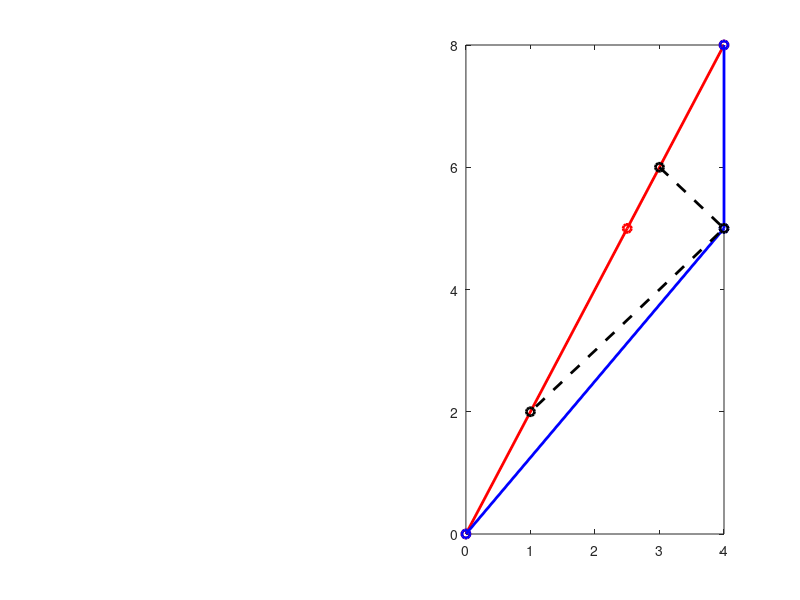

Source code (MATLAB): (Note: this script raises an error after producing the figure.)
%% can traveling twin ever become older?
%close all
% functions
gamma = @(v) 1./sqrt(1-v.^2);
UIF_vel = @(v1_in,v2_in) (v1_in+v2_in)/(1 + v1_in*v2_in);
rel_vel = @(vUIF_in,v2_in) (v2_in-vUIF_in)/(v2_in*vUIF_in-1);

%% twins start from shared accelerated Frame

% given (all in UIF's perspective)
v1_1 = 0.5;   % 1st twin's travel speed as v/c (as seen by UIF)
v1_2 = 0.5;   % 1st twin's travel speed as v/c (as seen by UIF)
v2_1 = 0.8;  % second twin's travel speed period dt1 as v/c (as seen by UIF)
v2_2 = 0;%UIF_vel(v1_1,v1_1); % second twin's travel speed period dt2 as v/c (as seen by UIF)
dtp_1 = 5; % seconds after 1st twin starts travel until dt2 starts starts (as seen by UIF)

% determined (all in UIF's perspective)
x1_1 = v1_1 * dtp_1;       % distance 1st twin travels from t0' to t1' (as seen by UIF)
x2_1 = v2_1 * dtp_1;       % distance 2nd twin travels from t0' to t1' (as seen by UIF)
dx_1 = x1_1 - x2_1;        % distance between twins at t1' (as seen by UIF)
dv12_1_to_2 = v2_2 - v1_2; % relative velocity between twins from t1' to t2' (as seen by UIF)
dtp_2 = dx_1 / dv12_1_to_2;% time it takes for twins to rendezvous (as seen by UIF)
total_dtp = dtp_1 + dtp_2; % total time elapsed for experiment (as seen by UIF)
x1_2 = v1_2 * dtp_2;       % distance 1st twin travels from t1' to t2' (as seen by UIF)
x2_2 = v2_2 * dtp_2;       % distance 2nd twin travels from t1' to t2' (as seen by UIF)
total_dxp = x1_1+x1_2;

% twins time differentials (as seen by UIF)
dt1_dtp_1 = 1 / gamma(v1_1); % 1st twin's dt/dt' at t1' and t2' (as seen by UIF)
dt1_dtp_2 = 1 / gamma(v1_2); % 1st twin's dt/dt' at t1' and t2' (as seen by UIF)
dt2_dtp_1 = 1 / gamma(v2_1); % 2nd twin's dt/dt' at t1' (as seen by UIF)
dt2_dtp_2 = 1 / gamma(v2_2); % 2nd twin's dt/dt' at t1' (as seen by UIF)

% twins aged by:
age1_1 = dt1_dtp_1 * dtp_1;   % 1st twin's change age at t1'
age1_2 = dt1_dtp_2 * dtp_2;   % 1st twin's change age at t2'
total_age1 = age1_1 + age1_2; % 2nd twin's total change age for entire trip
age2_1 = dt2_dtp_1 * dtp_1;   % 2nd twin's change age at t1'
age2_2 = dt2_dtp_2 * dtp_2;   % 2nd twin's change age at t2'
total_age2 = age2_1 + age2_2; % 2nd twin's total change age for entire trip

% determine light tx/receive to hit at turn around
mid_t = dtp_1;               % time of turn around point (as seen by UIF)
mid_x1 = x1_1;               % dist of 1st twin at t1' (as seen by UIF)
mid_x2 = x2_1;               % dist of 2nd twin at t1' (as seen by UIF)
slope1_1 = 1/v1_1;           % time-space slope 1st twin from t0' to t1' (as seen by UIF)
yint1_1 = mid_t - slope1_1 * mid_x1;
slope1_2 = 1/v1_2;           % time-space slope 1st twin from t1' to t2' (as seen by UIF)
yint1_2 = mid_t - slope1_2 * mid_x1;
slope_light_tx = -1;         % time-space slope of light emission (as seen by UIF)
yint_light_tx = mid_t - slope_light_tx * mid_x2;
slope_light_rx = 1;          % time-space slope of light return trip (as seen by UIF)
yint_light_rx = mid_t - slope_light_rx * mid_x2;
if isinf(slope1_1)
    UIF_t_tx = mid_t - mid_x2*slope_light_tx;
    UIF_x_tx = 0;
else
    M_mat = [slope_light_tx -1; slope1_1 -1];
    b_mat = [-yint_light_tx; -yint1_1];
    xy = M_mat \ b_mat;
    UIF_x_tx = xy(1);
    UIF_t_tx = xy(2);
end
if isinf(slope1_2)
    UIF_t_rx = mid_t + (total_dxp-mid_x2)*slope_light_rx;
    UIF_x_rx = total_dxp;
else
    M_mat = [slope_light_rx -1; slope1_2 -1];
    b_mat = [-yint_light_rx; -yint1_2];
    xy = M_mat \ b_mat;
    UIF_x_rx = xy(1);
    UIF_t_rx = xy(2);
end
t1_tx_a = UIF_t_tx * dt1_dtp_1;
t1_rx_a = UIF_t_rx * dt1_dtp_1;
slope_light_tx_check = (mid_t - UIF_t_tx) / (mid_x2 - UIF_x_tx);
slope_light_rx_check = (UIF_t_rx - mid_t) / (UIF_x_rx - mid_x2);

% plot results on space-time graph
fig = figure(1);
subplot(1,2,2);
hold off
plot([0 x1_1 total_dxp], [0 dtp_1 total_dtp],'r-o','LineWidth',2); % 1st twin's world line
hold on
plot([0 x2_1 total_dxp], [0 dtp_1 total_dtp],'b-o','LineWidth',2); % 2nd twin's world line
plot([UIF_x_tx mid_x2 UIF_x_rx],[UIF_t_tx mid_t UIF_t_rx],'k--o','LineWidth',2); % light path of laser to detect turn around point

% annotate age
h_arrow = annotation('textarrow','String',{'"Stationary" Twin''s','Elapsed Time:'...
    ,sprintf('%0.2f [Seconds]',age1_1)},'HorizontalAlignment','left','FontSize',14);
h_arrow.Parent = fig.CurrentAxes;
h_arrow.X = [x1_1+dtp_1/6 x1_1];
h_arrow.Y = [dtp_1-dtp_1/12 dtp_1];
h_arrow = annotation('textarrow','String',{'"Stationary" Twin''s','Elapsed Time:'...
    ,sprintf('%0.2f [Seconds]',total_age1)},'HorizontalAlignment','left','FontSize',14);
h_arrow.Parent = fig.CurrentAxes;
h_arrow.X = [total_dxp+dtp_1/6 total_dxp];
h_arrow.Y = [total_dtp-dtp_1/12 total_dtp];
h_arrow = annotation('textarrow','String',{'"Traveling" Twin''s','Elapsed Time:'...
    ,sprintf('%0.2f [Seconds]',age2_1)},'HorizontalAlignment','right','FontSize',14);
h_arrow.Parent = fig.CurrentAxes;
h_arrow.X = [x2_1-dtp_1/6 x2_1];
h_arrow.Y = [dtp_1-dtp_1/12 dtp_1];
h_arrow = annotation('textarrow','String',{'"Traveling" Twin''s','Elapsed Time:'...
    ,sprintf('%0.2f [Seconds]',total_age2)},'HorizontalAlignment','right','FontSize',14);
h_arrow.Parent = fig.CurrentAxes;
h_arrow.X = [total_dxp-dtp_1/6 total_dxp];
h_arrow.Y = [total_dtp-dtp_1/12 total_dtp];

% annotate speed and relative speed
vrel12_1 = rel_vel(v1_1,v2_1);
h_text = text(x1_1/2+.1,dtp_1/2,{sprintf('v_{UIF} = %0.2fc',v1_1),sprintf('v_{REL} = %0.2fc',vrel12_1)}...
    ,'HorizontalAlignment','left','VerticalAlignment','middle','FontSize',14);
h_text.Parent = fig.CurrentAxes;
h_text = text(x2_1/2-.1,dtp_1/2,{sprintf('v_{UIF} = %0.2fc',v2_1),sprintf('v_{REL} = %0.2fc',vrel12_1)}...
    ,'HorizontalAlignment','right','VerticalAlignment','middle','FontSize',14);
h_text.Parent = fig.CurrentAxes;
vrel12_2 = rel_vel(v1_2,v2_2);
h_text = text(x1_1 + x1_2/2+.1,dtp_1+dtp_2/2,{sprintf('v_{UIF} = %0.2fc',v1_2),sprintf('v_{REL} = %0.2fc',vrel12_2)}...
    ,'HorizontalAlignment','left','VerticalAlignment','middle','FontSize',14);
h_text.Parent = fig.CurrentAxes;
h_text = text(x2_1+x2_2/2-.1,dtp_1+dtp_2/2,{sprintf('v_{UIF} = %0.2fc',v2_2),sprintf('v_{REL} = %0.2fc',vrel12_2)}...
    ,'HorizontalAlignment','right','VerticalAlignment','middle','FontSize',14);
h_text.Parent = fig.CurrentAxes;

% annotate light emit and receive times
h_arrow = annotation('textarrow','String',{'"Stationary" Twin''s',sprintf('Tx = %0.2f [Seconds]',t1_tx_a)},'HorizontalAlignment','left','FontSize',14);
h_arrow.Parent = fig.CurrentAxes;
h_arrow.X = [UIF_x_tx+3*dtp_1/6 UIF_x_tx];
h_arrow.Y = [UIF_t_tx-3*dtp_1/15 UIF_t_tx];
h_arrow = annotation('textarrow','String',{'"Stationary" Twin''s',sprintf('Rx = %0.2f [Seconds]',t1_rx_a)},'HorizontalAlignment','left','FontSize',14);
h_arrow.Parent = fig.CurrentAxes;
h_arrow.X = [UIF_x_rx+dtp_1/6 UIF_x_rx];
h_arrow.Y = [UIF_t_rx-dtp_1/6 UIF_t_rx];

% plot details
grid on
title({'Case 2: Twins Started Accelerated Relative to UIF'},'FontSize',16);
xlabel('Distance [Light-Second]','FontSize',16);
ylabel('Time [Second]','FontSize',16);
legend('"Sationary" Twin','"Traveling" Twin','Light Tx/Rx','Location','SE','FontSize',16);
axis equal

%% twins start from UIF

% given (all in UIF's perspective)
v1_1 = 0;   % 1st twin's travel speed as v/c (as seen by UIF)
v1_2 = 0;   % 1st twin's travel speed as v/c (as seen by UIF)
v2_1 = -vrel12_1;  % second twin's travel speed period dt1 as v/c (as seen by UIF)
v2_2 = -vrel12_2; % second twin's travel speed period dt2 as v/c (as seen by UIF)

% twins time differentials (as seen by UIF)
dt1_dtp_1 = 1 / gamma(v1_1); % 1st twin's dt/dt' at t1' and t2' (as seen by UIF)
dt1_dtp_2 = 1 / gamma(v1_2); % 1st twin's dt/dt' at t1' and t2' (as seen by UIF)
dt2_dtp_1 = 1 / gamma(v2_1);     % 2nd twin's dt/dt' at t1' (as seen by UIF)
dt2_dtp_2 = 1 / gamma(v2_2);     % 2nd twin's dt/dt' at t1' (as seen by UIF)

dtp_1 = age2_1/dt2_dtp_1; % seconds after 1st twin starts travel until dt2 starts starts (as seen by UIF)

% determined (all in UIF's perspective)
x1_1 = v1_1 * dtp_1;         % distance 1st twin travels from t0' to t1' (as seen by UIF)
x2_1 = v2_1 * dtp_1;       % distance 2nd twin travels from t0' to t1' (as seen by UIF)
dx_1 = x1_1 - x2_1;        % distance between twins at t1' (as seen by UIF)
dv12_1_to_2 = v2_2 - v1_2;   % relative velocity between twins from t1' to t2' (as seen by UIF)
dtp_2 = dx_1 / dv12_1_to_2;% time it takes for twins to rendezvous (as seen by UIF)
total_dtp = dtp_1 + dtp_2; % total time elapsed for experiment (as seen by UIF)
x1_2 = v1_2 * dtp_2;         % distance 1st twin travels from t1' to t2' (as seen by UIF)
x2_2 = v2_2 * dtp_2;       % distance 2nd twin travels from t1' to t2' (as seen by UIF)
total_dxp = x1_1+x1_2;

% twins aged by:
age1_1 = dt1_dtp_1 * dtp_1; % 1st twin's change age at t1'
age1_2 = dt1_dtp_2 * dtp_2; % 1st twin's change age at t2'
total_age1 = age1_1 + age1_2;     % 2nd twin's total change age for entire trip
age2_1 = dt2_dtp_1 * dtp_1;       % 2nd twin's change age at t1'
age2_2 = dt2_dtp_2 * dtp_2;       % 2nd twin's change age at t2'
total_age2 = age2_1 + age2_2;     % 2nd twin's total change age for entire trip

% determine light tx/receive to hit at turn around
mid_t = dtp_1;               % time of turn around point (as seen by UIF)
mid_x1 = x1_1;               % dist of 1st twin at t1' (as seen by UIF)
mid_x2 = x2_1;               % dist of 2nd twin at t1' (as seen by UIF)
slope1_1 = 1/v1_1;           % time-space slope 1st twin from t0' to t1' (as seen by UIF)
yint1_1 = mid_t - slope1_1 * mid_x1;
slope1_2 = 1/v1_2;           % time-space slope 1st twin from t1' to t2' (as seen by UIF)
yint1_2 = mid_t - slope1_2 * mid_x1;
slope_light_tx = -1;         % time-space slope of light emission (as seen by UIF)
yint_light_tx = mid_t - slope_light_tx * mid_x2;
slope_light_rx = 1;          % time-space slope of light return trip (as seen by UIF)
yint_light_rx = mid_t - slope_light_rx * mid_x2;
if isinf(slope1_1)
    UIF_t_tx = mid_t - mid_x2*slope_light_tx;
    UIF_x_tx = 0;
else
    M_mat = [slope_light_tx -1; slope1_1 -1];
    b_mat = [-yint_light_tx; -yint1_1];
    xy = M_mat \ b_mat;
    UIF_x_tx = xy(1);
    UIF_t_tx = xy(2);
end
if isinf(slope1_2)
    UIF_t_rx = mid_t - mid_x2*slope_light_rx;
    UIF_x_rx = 0;
else
    M_mat = [slope_light_rx -1; slope1_2 -1];
    b_mat = [-yint_light_rx; -yint1_2];
    xy = M_mat \ b_mat;
    UIF_x_rx = xy(1);
    UIF_t_rx = xy(2);
end
t1_tx = UIF_t_tx * dt1_dtp_1;
t1_rx = UIF_t_rx * dt1_dtp_1;
slope_light_tx_check = (mid_t - UIF_t_tx) / (mid_x2 - UIF_x_tx);
slope_light_rx_check = (UIF_t_rx - mid_t) / (UIF_x_rx - mid_x2);

% plot results on space-time graph
subplot(1,2,1);
hold off
plot([0 x1_1 total_dxp], [0 dtp_1 total_dtp],'r-o','LineWidth',2); % 1st twin's world line
hold on
plot([0 x2_1 total_dxp], [0 dtp_1 total_dtp],'b-o','LineWidth',2); % 2nd twin's world line
plot([UIF_x_tx mid_x2 UIF_x_rx],[UIF_t_tx mid_t UIF_t_rx],'k--o','LineWidth',2); % light path of laser to detect turn around point


% annotate age
h_arrow = annotation('textarrow','String',{'"Stationary" Twin''s','Elapsed Time:'...
    ,sprintf('%0.2f [Seconds]',age1_1)},'HorizontalAlignment','left','FontSize',14);
h_arrow.Parent = fig.CurrentAxes;
h_arrow.X = [x1_1+dtp_1/6 x1_1];
h_arrow.Y = [dtp_1-dtp_1/12 dtp_1];
h_arrow = annotation('textarrow','String',{'"Stationary" Twin''s','Elapsed Time:'...
    ,sprintf('%0.2f [Seconds]',total_age1)},'HorizontalAlignment','left','FontSize',14);
h_arrow.Parent = fig.CurrentAxes;
h_arrow.X = [total_dxp+dtp_1/6 total_dxp];
h_arrow.Y = [total_dtp-dtp_1/12 total_dtp];
h_arrow = annotation('textarrow','String',{'"Traveling" Twin''s','Elapsed Time:'...
    ,sprintf('%0.2f [Seconds]',age2_1)},'HorizontalAlignment','right','FontSize',14);
h_arrow.Parent = fig.CurrentAxes;
h_arrow.X = [x2_1-dtp_1/6 x2_1];
h_arrow.Y = [dtp_1-dtp_1/12 dtp_1];
h_arrow = annotation('textarrow','String',{'"Traveling" Twin''s','Elapsed Time:'...
    ,sprintf('%0.2f [Seconds]',total_age2)},'HorizontalAlignment','right','FontSize',14);
h_arrow.Parent = fig.CurrentAxes;
h_arrow.X = [total_dxp-dtp_1/6 total_dxp];
h_arrow.Y = [total_dtp-dtp_1/12 total_dtp];

% annotate speed and relative speed
vrel12_1 = rel_vel(v1_1,v2_1);
h_text = text(x1_1/2+.1,dtp_1/2,{sprintf('v_{UIF} = %0.2fc',v1_1),sprintf('v_{REL} = %0.2fc',vrel12_1)}...
    ,'HorizontalAlignment','left','VerticalAlignment','middle','FontSize',14);
h_text.Parent = fig.CurrentAxes;
h_text = text(x2_1-.1,dtp_1/2,{sprintf('v_{UIF} = %0.2fc',v2_1),sprintf('v_{REL} = %0.2fc',vrel12_1)}...
    ,'HorizontalAlignment','right','VerticalAlignment','middle','FontSize',14);
h_text.Parent = fig.CurrentAxes;
vrel12_2 = rel_vel(v1_2,v2_2);
h_text = text(x1_1 + x1_2/2+.1,dtp_1+dtp_2/2,{sprintf('v_{UIF} = %0.2fc',v1_2)...
    ,sprintf('v_{REL} = %0.2fc',vrel12_2)}...
    ,'HorizontalAlignment','left','VerticalAlignment','middle','FontSize',14);
h_text.Parent = fig.CurrentAxes;
h_text = text(x2_1+x2_2/2-.1,dtp_1+dtp_2/2,{sprintf('v_{UIF} = %0.2fc',v2_2)...
    ,sprintf('v_{REL} = %0.2fc',vrel12_2)}...
    ,'HorizontalAlignment','right','VerticalAlignment','middle','FontSize',14);
h_text.Parent = fig.CurrentAxes;

% annotate light emit and receive times
h_arrow = annotation('textarrow','String',{'"Stationary" Twin''s',sprintf('Tx = %0.2f [Seconds]',t1_tx)},'HorizontalAlignment','left','FontSize',14);
h_arrow.Parent = fig.CurrentAxes;
h_arrow.X = [UIF_x_tx+2*dtp_1/3 UIF_x_tx];
h_arrow.Y = [UIF_t_tx UIF_t_tx];
h_arrow = annotation('textarrow','String',{'"Stationary" Twin''s',sprintf('Rx = %0.2f [Seconds]',t1_rx)},'HorizontalAlignment','left','FontSize',14);
h_arrow.Parent = fig.CurrentAxes;
h_arrow.X = [UIF_x_rx+dtp_1/6 UIF_x_rx];
h_arrow.Y = [UIF_t_rx-dtp_1/6 UIF_t_rx];

% plot details
axis equal
grid on
title({'Case 1: Twins Started In UIF'},'FontSize',16);
xlabel('Distance [Light-Second]','FontSize',16);
ylabel('Time [Second]','FontSize',16);
legend('"Sationary" Twin','"Traveling" Twin','Location','SE','FontSize',16);
subplot(1,2,1)
sub121_xlim = xlim;
sub121_ylim = ylim;
subplot(1,2,2)
sub122_xlim = xlim;
sub122_ylim = ylim;
best_xlim = [floor(min(sub122_xlim(1), sub121_xlim(1))) ceil(max(sub122_xlim(2), sub121_xlim(2)))];
best_ylim = [floor(min(sub122_ylim(1), sub121_ylim(1))) ceil(max(sub122_ylim(2), sub121_ylim(2)))];
ylim(best_ylim);
yticks([best_ylim(1):best_ylim(2)]);
xlim(best_xlim)
xticks([best_xlim(1):best_xlim(2)]);
subplot(1,2,1)
ylim(best_ylim)
yticks([best_ylim(1):best_ylim(2)]);
xlim(best_xlim)
xticks([best_xlim(1):best_xlim(2)]);

close(fig);